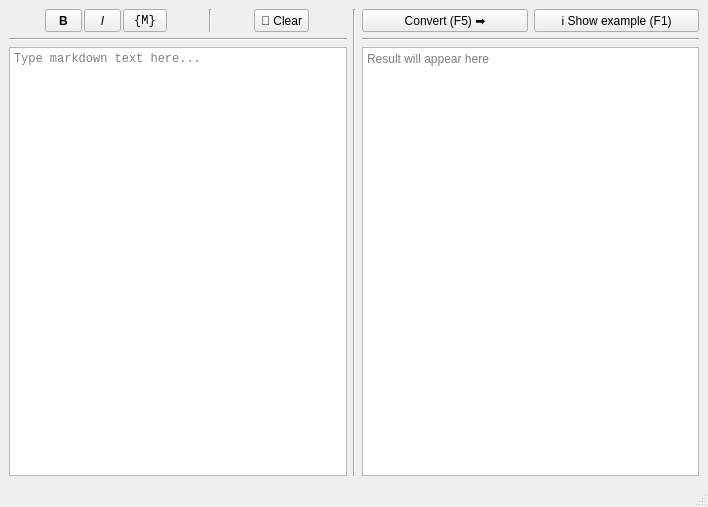
<?xml version="1.0" encoding="UTF-8"?>
<ui version="4.0">
 <class>MainWindow</class>
 <widget class="QMainWindow" name="MainWindow">
  <property name="geometry">
   <rect>
    <x>0</x>
    <y>0</y>
    <width>708</width>
    <height>507</height>
   </rect>
  </property>
  <property name="windowTitle">
   <string>markdown2unicode</string>
  </property>
  <widget class="QWidget" name="centralwidget">
   <layout class="QHBoxLayout" name="horizontalLayout_5">
    <item>
     <layout class="QVBoxLayout" name="verticalLayout_2">
      <item>
       <layout class="QHBoxLayout" name="horizontalLayout_4">
        <item>
         <layout class="QHBoxLayout" name="horizontalLayout_3">
          <property name="spacing">
           <number>2</number>
          </property>
          <item>
           <widget class="QToolButton" name="bold">
            <property name="minimumSize">
             <size>
              <width>37</width>
              <height>23</height>
             </size>
            </property>
            <property name="font">
             <font>
              <weight>75</weight>
              <bold>true</bold>
             </font>
            </property>
            <property name="toolTip">
             <string>Bold (Ctrl+B)</string>
            </property>
            <property name="text">
             <string>B</string>
            </property>
            <property name="shortcut">
             <string>Ctrl+B</string>
            </property>
           </widget>
          </item>
          <item>
           <widget class="QToolButton" name="italic">
            <property name="minimumSize">
             <size>
              <width>37</width>
              <height>23</height>
             </size>
            </property>
            <property name="font">
             <font>
              <italic>true</italic>
             </font>
            </property>
            <property name="toolTip">
             <string>Italic (Ctrl+I)</string>
            </property>
            <property name="text">
             <string>I</string>
            </property>
            <property name="shortcut">
             <string>Ctrl+I</string>
            </property>
           </widget>
          </item>
          <item>
           <widget class="QToolButton" name="mono">
            <property name="minimumSize">
             <size>
              <width>0</width>
              <height>23</height>
             </size>
            </property>
            <property name="font">
             <font>
              <family>Consolas</family>
             </font>
            </property>
            <property name="toolTip">
             <string>Mono (Ctrl+E)</string>
            </property>
            <property name="text">
             <string>{M}</string>
            </property>
            <property name="shortcut">
             <string>Ctrl+E</string>
            </property>
           </widget>
          </item>
         </layout>
        </item>
        <item>
         <widget class="Line" name="line">
          <property name="orientation">
           <enum>Qt::Vertical</enum>
          </property>
         </widget>
        </item>
        <item>
         <widget class="QToolButton" name="clear">
          <property name="minimumSize">
           <size>
            <width>0</width>
            <height>23</height>
           </size>
          </property>
          <property name="toolTip">
           <string>Clear all (Ctrl+D)</string>
          </property>
          <property name="text">
           <string>🧹 Clear</string>
          </property>
          <property name="shortcut">
           <string>Ctrl+D</string>
          </property>
         </widget>
        </item>
       </layout>
      </item>
      <item>
       <widget class="Line" name="line_2">
        <property name="orientation">
         <enum>Qt::Horizontal</enum>
        </property>
       </widget>
      </item>
      <item>
       <widget class="QPlainTextEdit" name="input_text">
        <property name="font">
         <font>
          <family>Consolas</family>
         </font>
        </property>
        <property name="toolTip">
         <string/>
        </property>
        <property name="statusTip">
         <string/>
        </property>
        <property name="placeholderText">
         <string>Type markdown text here...</string>
        </property>
       </widget>
      </item>
     </layout>
    </item>
    <item>
     <widget class="Line" name="line_4">
      <property name="orientation">
       <enum>Qt::Vertical</enum>
      </property>
     </widget>
    </item>
    <item>
     <layout class="QVBoxLayout" name="verticalLayout">
      <item>
       <layout class="QHBoxLayout" name="horizontalLayout">
        <item>
         <widget class="QPushButton" name="convert">
          <property name="maximumSize">
           <size>
            <width>16777215</width>
            <height>23</height>
           </size>
          </property>
          <property name="text">
           <string>Convert (F5) ➡️</string>
          </property>
          <property name="shortcut">
           <string>F5</string>
          </property>
         </widget>
        </item>
        <item>
         <widget class="QPushButton" name="help">
          <property name="maximumSize">
           <size>
            <width>16777215</width>
            <height>23</height>
           </size>
          </property>
          <property name="text">
           <string>ℹ️ Show example (F1)</string>
          </property>
          <property name="shortcut">
           <string>F1</string>
          </property>
         </widget>
        </item>
       </layout>
      </item>
      <item>
       <widget class="Line" name="line_3">
        <property name="orientation">
         <enum>Qt::Horizontal</enum>
        </property>
       </widget>
      </item>
      <item>
       <widget class="QPlainTextEdit" name="result">
        <property name="readOnly">
         <bool>true</bool>
        </property>
        <property name="placeholderText">
         <string>Result will appear here</string>
        </property>
       </widget>
      </item>
     </layout>
    </item>
   </layout>
  </widget>
  <widget class="QMenuBar" name="menubar">
   <property name="geometry">
    <rect>
     <x>0</x>
     <y>0</y>
     <width>708</width>
     <height>21</height>
    </rect>
   </property>
  </widget>
  <widget class="QStatusBar" name="statusbar"/>
 </widget>
 <resources/>
 <connections/>
</ui>
